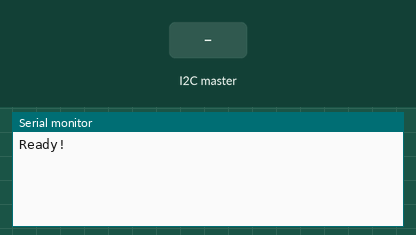
Bench run of a sketch on a simulated Arduino Uno, built with avr-gcc and run on an emulated ATmega328P. Parts: the last lines printed to the serial monitor. The test bench sets the inputs (shaded band). Random numbers use the default seed unless the sketch sets one.

Above: at 1.2 s.
1.3 s: the I2C master sends the byte 1
At 1.6 s:
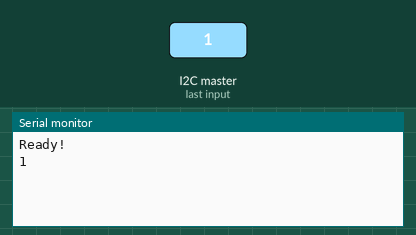
2.8 s: the I2C master sends the byte 0
At 4.0 s:
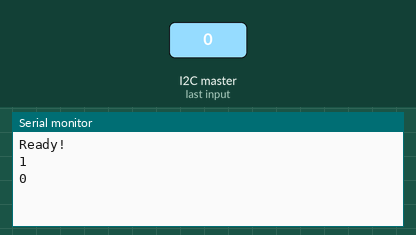

Measured:
- after the input at 1.3 s, the serial monitor: prints a new line at once (image 1)
- after the input at 2.8 s, the serial monitor: prints a new line at once (image 2)

The sketch:

i2c1.ino
```cpp
#include <Wire.h>
#define SLAVE_ADDRESS 0x04

long randNumber;

void setup()
{
    Serial.begin(115200); // start serial for output
    Wire.begin(SLAVE_ADDRESS);
    Wire.onReceive(receiveData);
    Wire.onRequest(sendData);
    Serial.println("Ready!");

  // if analog input pin 0 is unconnected, random analog
  // noise will cause the call to randomSeed() to generate
  // different seed numbers each time the sketch runs.
  // randomSeed() will then shuffle the random function.
  randomSeed(analogRead(0));
}
int val,flag=0;
void loop()
{
  if(flag==1)
   {
     Serial.println(val);
     flag=0;
   }
}
void receiveData(int byteCount)
{
    while(Wire.available()>0){
      val=Wire.read();
      flag=1;
    }
}
// callback for sending data
void sendData()
{
  randNumber = random(0, 30);
  Wire.write(randNumber);
  //Wire.write(2);
  //Serial.println(1);
}
```
